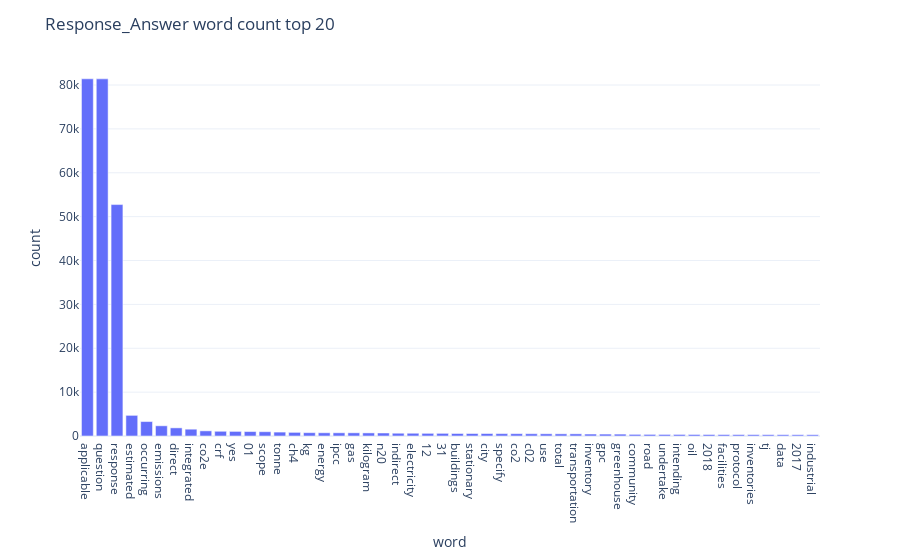

Write notebook code for a chart like this one.
### Code cell
common_words = get_top_n_words(cwe['Response Answer'], 50)
for word, freq in common_words:
    print(word, freq)
df1 = pd.DataFrame(common_words, columns = ['word' , 'count'])

fig = px.bar(df1, x='word', y='count')
fig.update_layout(title_text='Response_Answer word count top 20', template="plotly_white")
fig.show()

### Figure 1 — Plotly figure (JSON) as saved in the notebook; plotly's stock layout.template omitted (floating-point values rounded to 4 significant figures)
{"data": [{"alignmentgroup": "True", "hovertemplate": "word=%{x}<br>count=%{y}<extra></extra>", "legendgroup": "", "marker": {"color": "#636efa"}, "name": "", "offsetgroup": "", "orientation": "v", "showlegend": false, "textposition": "auto", "type": "bar", "x": ["applicable", "question", "response", "estimated", "occurring", "emissions", "direct", "integrated", "co2e", "crf", "yes", "01", "scope", "tonne", "ch4", "kg", "energy", "ipcc", "gas", "kilogram", "n20", "indirect", "electricity", "12", "31", "buildings", "stationary", "city", "specify", "co2", "c02", "use", "total", "transportation", "inventory", "gpc", "greenhouse", "community", "road", "undertake", "intending", "oil", "2018", "facilities", "protocol", "inventories", "tj", "data", "2017", "industrial"], "xaxis": "x", "y": [81420.0, 81410.0, 52750.0, 4704.0, 3294.0, 2327.0, 1855.0, 1552.0, 1172.0, 1076.0, 1048.0, 1012.0, 978.5, 891.7, 828.1, 759.9, 736.4, 731.6, 726.2, 706.3, 682.7, 632.2, 627.0, 606.1, 604.9, 572.7, 562.3, 562.2, 545.3, 530.4, 518.6, 505.3, 495.2, 492.4, 446.2, 435.1, 430.2, 372.1, 364.7, 355.1, 354.7, 345.9, 339.9, 328.1, 321.3, 315.5, 304.1, 299.8, 292.6, 292.2], "yaxis": "y"}], "layout": {"barmode": "relative", "legend": {"tracegroupgap": 0}, "margin": {"t": 60}, "title": {"text": "Response_Answer word count top 20"}, "xaxis": {"anchor": "y", "domain": [0, 1], "title": {"text": "word"}}, "yaxis": {"anchor": "x", "domain": [0, 1], "title": {"text": "count"}}}}
